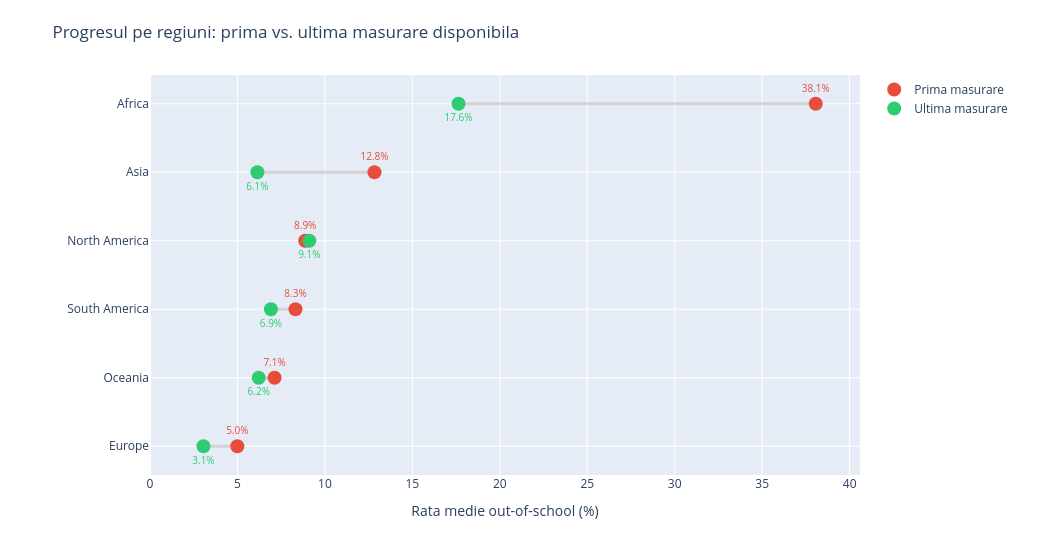

Write notebook code for a chart like this one.
### Markdown cell above
#### Grafic 6 - Cat de mult s-a schimbat in 20 de ani? Dumbbell chart

### Code cell
first_year = df.sort_values('Year').groupby(['region', 'Entity']).first().reset_index()
last_year  = df.sort_values('Year').groupby(['region', 'Entity']).last().reset_index()

dumbbell = pd.DataFrame({
    'region': first_year.groupby('region')['oos_rate'].mean().index,
    'prima':  first_year.groupby('region')['oos_rate'].mean().values,
    'ultima': last_year.groupby('region')['oos_rate'].mean().values,
})
dumbbell['schimbare'] = dumbbell['ultima'] - dumbbell['prima']
dumbbell = dumbbell.sort_values('prima', ascending=True).reset_index(drop=True)

fig = go.Figure()

# Linii de legatura
x_lines, y_lines = [], []
for _, row in dumbbell.iterrows():
    x_lines.extend([row['prima'], row['ultima'], None])
    y_lines.extend([row['region'], row['region'], None])

fig.add_trace(go.Scatter(
    x=x_lines, y=y_lines, mode='lines',
    line=dict(color='lightgray', width=3),
    showlegend=False, hoverinfo='skip'
))

fig.add_trace(go.Scatter(
    x=dumbbell['prima'], y=dumbbell['region'],
    mode='markers+text', name='Prima masurare',
    marker=dict(size=14, color='#E74C3C'),
    text=dumbbell['prima'].round(1).astype(str) + '%',
    textposition='top center',
    textfont=dict(color='#E74C3C', size=10),
    hovertemplate='<b>%{y}</b><br>Prima masurare: %{x:.1f}%<extra></extra>'
))

fig.add_trace(go.Scatter(
    x=dumbbell['ultima'], y=dumbbell['region'],
    mode='markers+text', name='Ultima masurare',
    marker=dict(size=14, color='#2ECC71'),
    text=dumbbell['ultima'].round(1).astype(str) + '%',
    textposition='bottom center',
    textfont=dict(color='#2ECC71', size=10),
    hovertemplate='<b>%{y}</b><br>Ultima masurare: %{x:.1f}%<extra></extra>'
))

fig.update_layout(
    title='Progresul pe regiuni: prima vs. ultima masurare disponibila',
    xaxis=dict(title='Rata medie out-of-school (%)', rangemode='tozero', fixedrange=True),
    yaxis=dict(categoryorder='array', categoryarray=dumbbell['region'].tolist(), fixedrange=True),
    width=1050, height=540,
    legend=dict(x=1.02, y=1, xanchor='left'),
    dragmode=False,
    hovermode='closest',
    margin=dict(r=190, l=150, t=75, b=65)
)
fig.show(config=PLOTLY_CONFIG)

### Figure 1 — Plotly figure (JSON) as saved in the notebook; plotly's stock layout.template omitted (floating-point values rounded to 4 significant figures)
{"data": [{"hoverinfo": "skip", "line": {"color": "lightgray", "width": 3}, "mode": "lines", "showlegend": false, "type": "scatter", "x": [4.992, 3.056, null, 7.123, 6.216, null, 8.317, 6.915, null, 8.872, 9.11, null, 12.83, 6.141, null, 38.06, 17.64, null], "y": ["Europe", "Europe", null, "Oceania", "Oceania", null, "South America", "South America", null, "North America", "North America", null, "Asia", "Asia", null, "Africa", "Africa", null]}, {"hovertemplate": "<b>%{y}</b><br>Prima masurare: %{x:.1f}%<extra></extra>", "marker": {"color": "#E74C3C", "size": 14}, "mode": "markers+text", "name": "Prima masurare", "text": ["5.0%", "7.1%", "8.3%", "8.9%", "12.8%", "38.1%"], "textfont": {"color": "#E74C3C", "size": 10}, "textposition": "top center", "type": "scatter", "x": [4.992, 7.123, 8.317, 8.872, 12.83, 38.06], "y": ["Europe", "Oceania", "South America", "North America", "Asia", "Africa"]}, {"hovertemplate": "<b>%{y}</b><br>Ultima masurare: %{x:.1f}%<extra></extra>", "marker": {"color": "#2ECC71", "size": 14}, "mode": "markers+text", "name": "Ultima masurare", "text": ["3.1%", "6.2%", "6.9%", "9.1%", "6.1%", "17.6%"], "textfont": {"color": "#2ECC71", "size": 10}, "textposition": "bottom center", "type": "scatter", "x": [3.056, 6.216, 6.915, 9.11, 6.141, 17.64], "y": ["Europe", "Oceania", "South America", "North America", "Asia", "Africa"]}], "layout": {"dragmode": false, "height": 540, "hovermode": "closest", "legend": {"x": 1.02, "xanchor": "left", "y": 1}, "margin": {"b": 65, "l": 150, "r": 190, "t": 75}, "title": {"text": "Progresul pe regiuni: prima vs. ultima masurare disponibila"}, "width": 1050, "xaxis": {"fixedrange": true, "rangemode": "tozero", "title": {"text": "Rata medie out-of-school (%)"}}, "yaxis": {"categoryarray": ["Europe", "Oceania", "South America", "North America", "Asia", "Africa"], "categoryorder": "array", "fixedrange": true}}}
